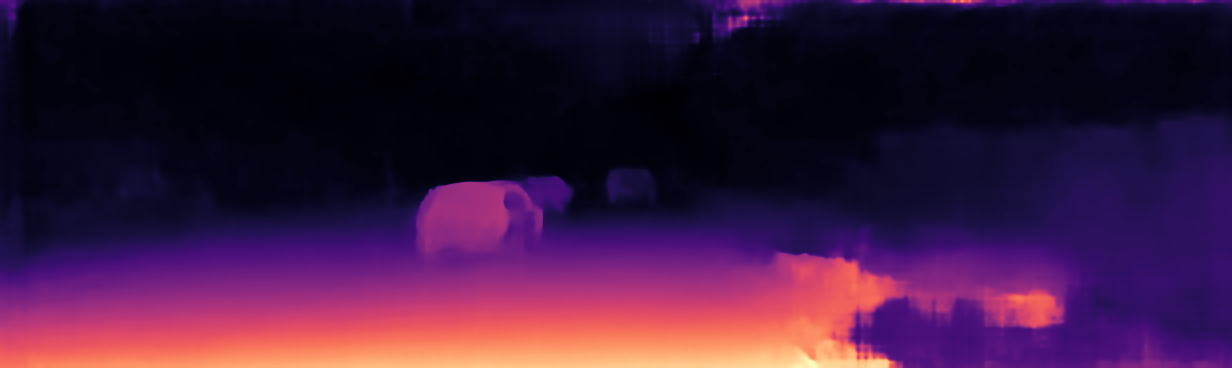
#> input picture kitti_val_aug.png, 1232 x 368 px; its folder holds only this picture in this run
$ python -i dataset_KITTI_2015.py   (imports and definitions only)
#> lines starting #> are read from the running program, lines starting #| are printed output that depends on the picture
import os
import cv2
import glob
import numpy as np
from PIL import Image, ImageEnhance

import natsort
from torch.utils.data import Dataset

class Augmentor:
	def __init__(
		self,
		image_height=384,
		image_width=512,
		max_disp=256,
		scale_min=0.6,
		scale_max=1.0,
		seed=0,
	):
		super().__init__()
		self.image_height = image_height
		self.image_width = image_width
		self.max_disp = max_disp
		self.scale_min = scale_min
		self.scale_max = scale_max
		self.rng = np.random.RandomState(seed)

	def chromatic_augmentation(self, img):
		random_brightness = np.random.uniform(0.8, 1.2)
		random_contrast = np.random.uniform(0.8, 1.2)
		random_gamma = np.random.uniform(0.8, 1.2)

		img = Image.fromarray(img)

		enhancer = ImageEnhance.Brightness(img)
		img = enhancer.enhance(random_brightness)
		enhancer = ImageEnhance.Contrast(img)
		img = enhancer.enhance(random_contrast)

		gamma_map = [
			255 * 1.0 * pow(ele / 255.0, random_gamma) for ele in range(256)
		] * 3
		img = img.point(gamma_map)	# use PIL's point-function to accelerate this part

		img_ = np.array(img)

		return img_

	# [111 lines left out: function __call__, not called in this run]


class KITTI20153DCCDataset(Dataset):
	# [51 lines left out: function __init__, not called in this run]

	def get_disp(self, path):
		disp = cv2.imread(path, cv2.IMREAD_UNCHANGED)
		return disp.astype(np.float32) / 512

	# [29 lines left out: function __getitem__, not called in this run]

	def __len__(self):
		return len(self.total_left_imgs)

>>> import cv2
>>> picture = cv2.imread('../kitti_val_aug.png', cv2.IMREAD_GRAYSCALE)
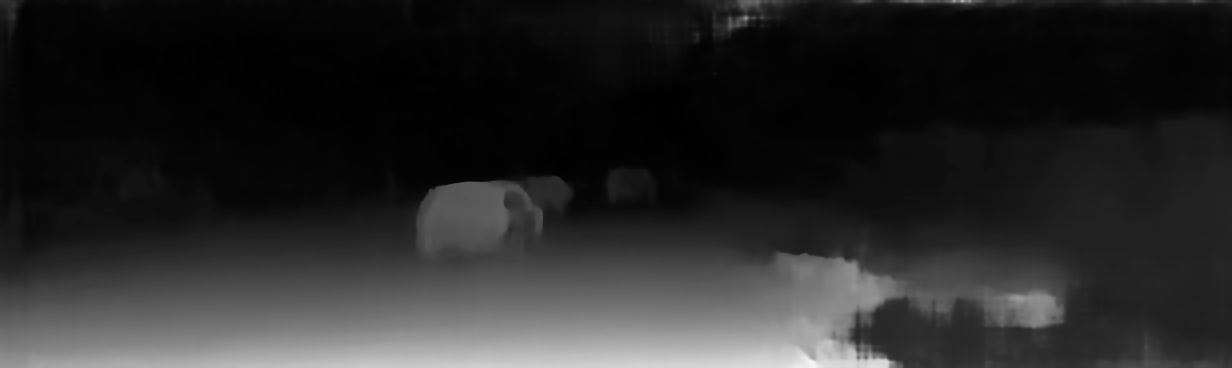
#> picture: shape (368, 1232); min 0, max 244, mean 39.7
>>> result = Augmentor().chromatic_augmentation(picture)
#> (the run stopped early here; a loop or call above may not have finished)

$ run again, on kitti_val_rgb.png
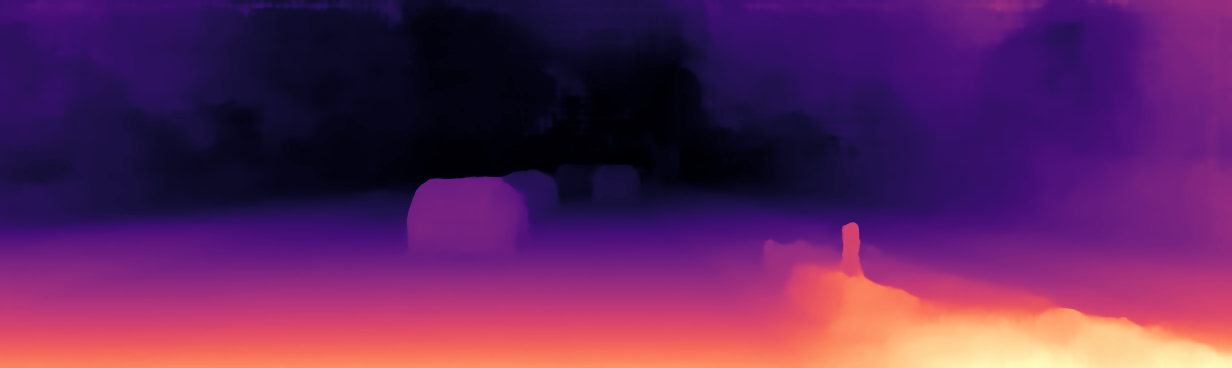
#> input picture kitti_val_rgb.png, 1232 x 368 px
#> `picture = cv2.imread('../kitti_val_aug.png', cv2.IMREAD_GRAYSCALE)`:
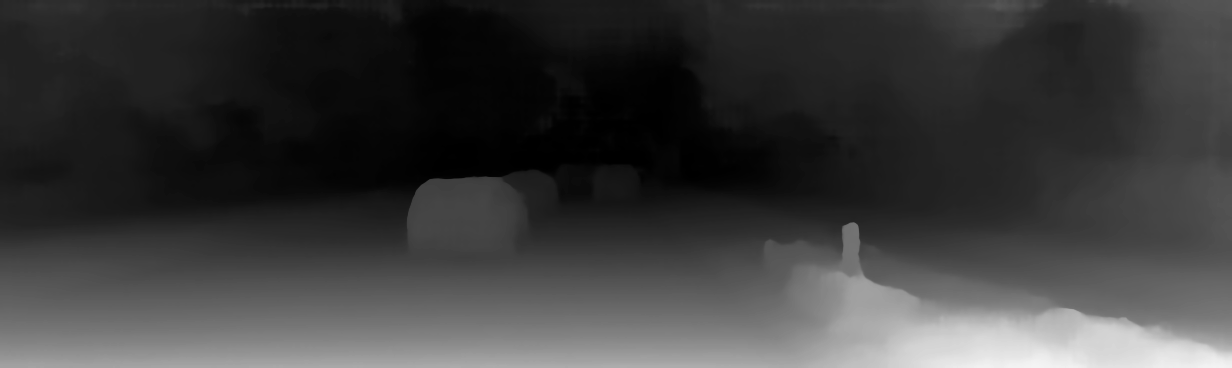
#> picture: shape (368, 1232); min 0, max 244, mean 59.9
